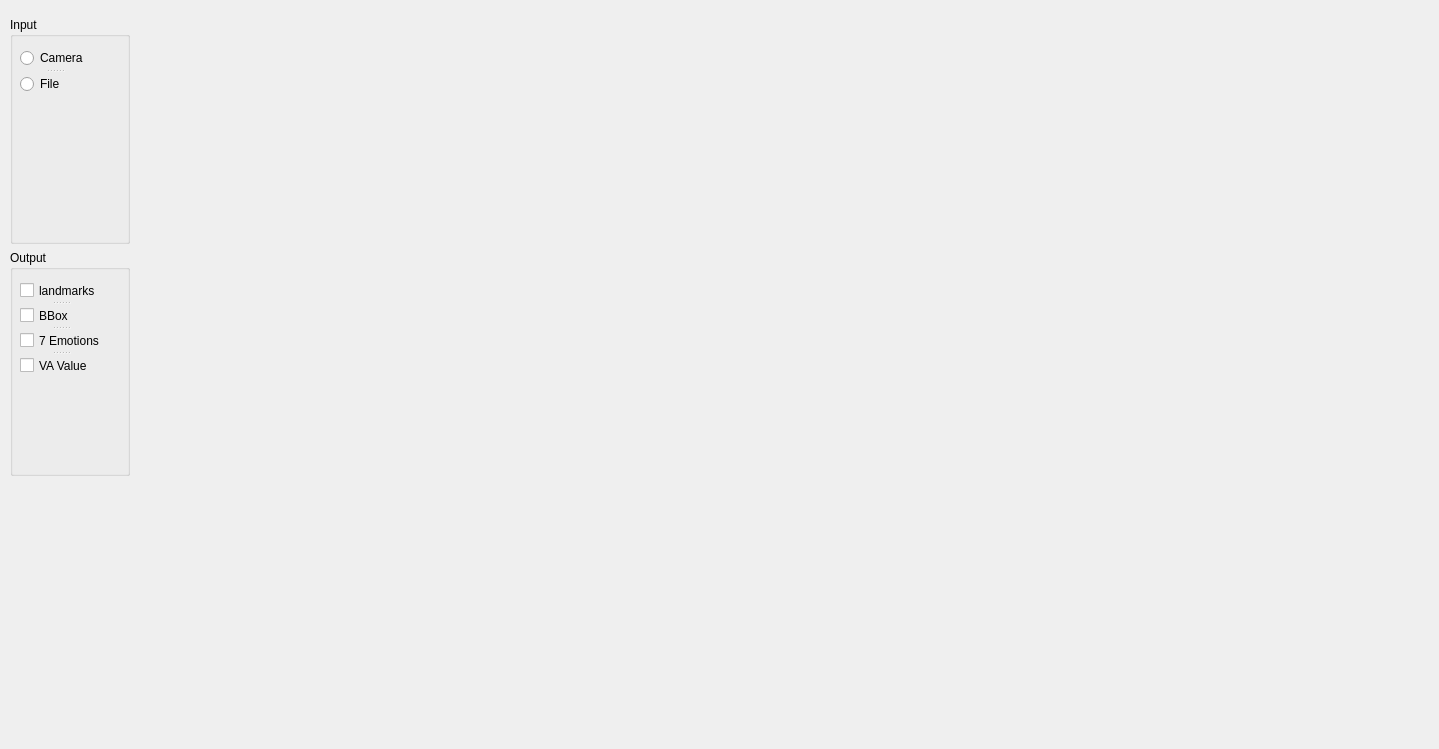
<?xml version="1.0" encoding="UTF-8"?>
<ui version="4.0">
 <class>Dialog</class>
 <widget class="QDialog" name="Dialog">
  <property name="geometry">
   <rect>
    <x>0</x>
    <y>0</y>
    <width>1439</width>
    <height>749</height>
   </rect>
  </property>
  <property name="windowTitle">
   <string>Dialog</string>
  </property>
  <widget class="QGroupBox" name="groupBox">
   <property name="geometry">
    <rect>
     <x>10</x>
     <y>17</y>
     <width>120</width>
     <height>227</height>
    </rect>
   </property>
   <property name="maximumSize">
    <size>
     <width>120</width>
     <height>500</height>
    </size>
   </property>
   <property name="title">
    <string>Input</string>
   </property>
   <widget class="QSplitter" name="splitter_2">
    <property name="geometry">
     <rect>
      <x>10</x>
      <y>30</y>
      <width>69</width>
      <height>48</height>
     </rect>
    </property>
    <property name="orientation">
     <enum>Qt::Vertical</enum>
    </property>
    <widget class="QRadioButton" name="radioButton_1">
     <property name="text">
      <string>Camera</string>
     </property>
    </widget>
    <widget class="QRadioButton" name="radioButton_2">
     <property name="text">
      <string>File</string>
     </property>
    </widget>
   </widget>
  </widget>
  <widget class="QGroupBox" name="groupBox_2">
   <property name="geometry">
    <rect>
     <x>10</x>
     <y>250</y>
     <width>120</width>
     <height>226</height>
    </rect>
   </property>
   <property name="maximumSize">
    <size>
     <width>120</width>
     <height>500</height>
    </size>
   </property>
   <property name="title">
    <string>Output</string>
   </property>
   <widget class="QSplitter" name="splitter">
    <property name="geometry">
     <rect>
      <x>10</x>
      <y>30</y>
      <width>82</width>
      <height>96</height>
     </rect>
    </property>
    <property name="orientation">
     <enum>Qt::Vertical</enum>
    </property>
    <widget class="QCheckBox" name="checkBox_1">
     <property name="text">
      <string>landmarks</string>
     </property>
    </widget>
    <widget class="QCheckBox" name="checkBox_2">
     <property name="text">
      <string>BBox</string>
     </property>
    </widget>
    <widget class="QCheckBox" name="checkBox_3">
     <property name="text">
      <string>7 Emotions</string>
     </property>
    </widget>
    <widget class="QCheckBox" name="checkBox_4">
     <property name="text">
      <string>VA Value</string>
     </property>
    </widget>
   </widget>
  </widget>
  <widget class="QLabel" name="image_label">
   <property name="geometry">
    <rect>
     <x>150</x>
     <y>20</y>
     <width>1280</width>
     <height>720</height>
    </rect>
   </property>
   <property name="text">
    <string/>
   </property>
  </widget>
 </widget>
 <resources/>
 <connections/>
</ui>
